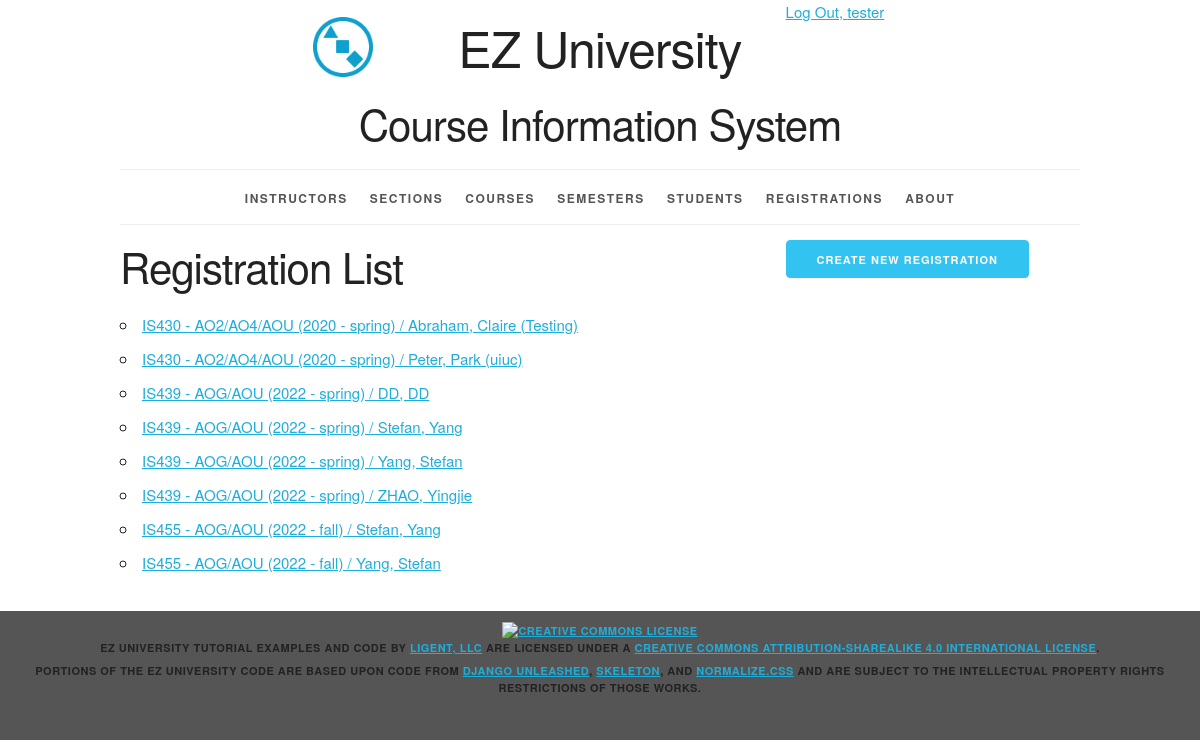
The app's page /registration/ (signed in) with its own data.
### courseinfo/models.py (models this page shows, shortened)
class Registration(models.Model):
    registration_id = models.AutoField(primary_key=True)
    student = models.ForeignKey(Student, related_name='registrations', on_delete=models.PROTECT)
    section = models.ForeignKey(Section, related_name='registrations', on_delete=models.PROTECT)
    def __str__(self):
        return '%s / %s' % (self.section, self.student)
    def get_absolute_url(self):
        return reverse('courseinfo_registration_detail_urlpattern',
                       kwargs={'pk':self.pk}
                       )
    class Meta:
        ordering = ['section', 'student']
        constraints = [
            UniqueConstraint(fields=['section', 'student'],
                             name='unique_registration')
        ]

class Section(models.Model):
    section_id = models.AutoField(primary_key=True)
    section_name = models.CharField(max_length=20)
    semester = models.ForeignKey(Semester, related_name='sections', on_delete=models.PROTECT)
    course = models.ForeignKey(Course, related_name='sections', on_delete=models.PROTECT)
    instructor = models.ForeignKey(Instructor, related_name='sections', on_delete=models.PROTECT)
    def __str__(self):
        return '%s - %s (%s)' % (self.course.course_number, self.section_name, self.semester.__str__())
    class Meta:
        ordering = ['course', 'section_name', 'semester']
        constraints = [
            UniqueConstraint(fields=['semester', 'course', 'section_name'],
                             name='unique_section')
        ]

class Course(models.Model):
    course_id = models.AutoField(primary_key=True)
    course_number = models.CharField(max_length=20)
    course_name = models.CharField(max_length=255)
    class Meta:
        ordering = ['course_number', 'course_name']
        constraints = [
            UniqueConstraint(fields=['course_number', 'course_name'], name='unique_course')
        ]

class Semester(models.Model):
    semester_id = models.AutoField(primary_key=True)
    year = models.ForeignKey(Year, related_name='semesters', on_delete=models.PROTECT)
    period = models.ForeignKey(Period, related_name='semesters', on_delete=models.PROTECT)
    def __str__(self):
        return '%s - %s' %(self.year.year, self.period.period_name)
    class Meta:
        ordering = ['year__year', 'period__period_sequence']
        constraints = [
            UniqueConstraint(fields=['year', 'period'], name='unique_semester')
        ]

class Year(models.Model):
    year_id = models.AutoField(primary_key=True)
    year = models.IntegerField(unique=True)
    class Meta:
        ordering = ['year']

class Period(models.Model):
    period_id = models.AutoField(primary_key=True)
    period_sequence = models.IntegerField(unique=True)
    period_name = models.CharField(max_length=45, unique=True)
    class Meta:
        ordering = ['period_sequence']

class Student(models.Model):
    student_id = models.AutoField(primary_key=True)
    first_name = models.CharField(max_length=45)
    last_name = models.CharField(max_length=45)
    disambiguator = models.CharField(max_length=45, blank=True, default='')
    def __str__(self):
        result = ''
        if self.disambiguator == '':
            result = '%s, %s' % (self.last_name, self.first_name)
        else:
            result = '%s, %s (%s)' % (self.last_name, self.first_name, self.disambiguator)
        return result
    class Meta:
        ordering = ['last_name', 'first_name', 'disambiguator']
        constraints = [
            UniqueConstraint(fields=['last_name', 'first_name', 'disambiguator'],
                             name='unique_student')
        ]

### courseinfo/views.py (the view)
class RegistrationList(LoginRequiredMixin, PermissionRequiredMixin,ListView):
    model = Registration
    permission_required = 'courseinfo.view_registration'

### courseinfo/templates/courseinfo/registration_list.html (shortened to what this page needs)
{% extends 'courseinfo/base.html' %}
{% block create_button %}
    {% if perms.courseinfo.add_student %}
      <a href="{% url 'courseinfo_registration_create_urlpattern' %}"
         class="button button-primary">
        Create New Registration</a>
    {% endif %}
{% endblock %}
{% block org_content %}
  <h2>Registration List</h2>
    <ul>
        {% for registration in registration_list %}
            <li>
                <a href="{{ registration.get_absolute_url }}">{{ registration }}</a>
            </li>
        {% empty %}
            <li><em>There are currently no registrations available.</em></li>
        {% endfor %}
    </ul>
{% endblock %}

### courseinfo/templates/courseinfo/base.html (shortened to what this page needs)
{% load static %}
<!DOCTYPE html>
<html lang="en">
<head>
    <link rel="stylesheet" type="text/css"
          href="{% static 'coursinfo/normalize.css' %}">
    <link rel="stylesheet" type="text/css"
          href="{% static 'courseinfo/skeleton.css' %}">
    <link rel="stylesheet" type="text/css"
          href="{% static 'courseinfo/style.css' %}">
</head>
<body>
<div class="container">
    <div class="status row">
        <div class="offset-by-eight four columns">
            <ul class="inline">
                {% if user.is_authenticated %}
                    <li><a href="{% url 'logout_urlpattern' %}">
                        Log Out, {{ user.get_username }}</a></li>
                {% else %}
                    <li><a href="{% url 'login_urlpattern' %}">
                        Log In</a></li>
                {% endif %}
            </ul>
        </div>
    </div>
    <header class="row">
        <div class="offset-by-one ten columns">
            <h1 class="logo">EZ University</h1>
            <h2>Course Information System</h2>
        </div>
    </header>
    <nav>
        <ul>
            {% if perms.courseinfo.view_instructor %}
                <li>
                    <a href="{% url 'courseinfo_instructor_list_urlpattern' %}">
                        Instructors</a></li>
            {% endif %}
            {% if perms.courseinfo.view_section %}
                <li>
                    <a href="{% url 'courseinfo_section_list_urlpattern' %}">
                        Sections</a></li>
            {% endif %}
            {% if perms.courseinfo.view_course %}
                <li>
                    <a href="{% url 'courseinfo_course_list_urlpattern' %}">
                        Courses</a></li>
            {% endif %}
            {% if perms.courseinfo.view_semester %}
                <li>
                    <a href="{% url 'courseinfo_semester_list_urlpattern' %}">
                        Semesters</a></li>
            {% endif %}
            {% if perms.courseinfo.view_student %}
                <li>
                    <a href="{% url 'courseinfo_student_list_urlpattern' %}">
                        Students</a></li>
            {% endif %}
            {% if perms.courseinfo.view_registration %}
                <li>
                    <a href="{% url 'courseinfo_registration_list_urlpattern' %}">
                        Registrations</a></li>
            {% endif %}
            <li>
                <a href="{% url 'about_urlpattern' %}">
                    About</a></li>
        </ul>
    </nav>
    <main>
        {% block content %}
            <div class="row">
                <section class="eight columns">
                    {% block org_content %}{% endblock %}
                </section>
                <section class="desktop four columns">
                    {% block create_button %}{% endblock %}
                </section>
            </div>
        {% endblock %}
    </main>
</div>
<footer>
    <p>
        <a rel="license" href="http://creativecommons.org/licenses/by-sa/4.0/">
            <img alt="Creative Commons License" style="border-width:0"
                 src="https://i.creativecommons.org/l/by-sa/4.0/88x31.png"/>
        </a><br/><span property="dct:title">EZ University Tutorial Examples and Code</span>
        by
        <a href="https://www.ligent.net" property="cc:attributionName"
           rel="cc:attributionURL">Ligent, LLC</a> are licensed under a
        <a rel="license" href="http://creativecommons.org/licenses/by-sa/4.0/">Creative Commons Attribution-ShareAlike
            4.0 International License</a>.
    </p>
    <p>Portions of the EZ University code are based upon code from
        <a href="https://django-unleashed.com">Django Unleashed</a>,
        <a href="http://getskeleton.com/">Skeleton</a>, and
        <a href="https://necolas.github.io/normalize.css/">Normalize.css</a> and
        are subject to the intellectual property rights restrictions of those works.
    </p>
</footer>
</body>
</html>

### courseinfo/static/courseinfo/skeleton.css (style rules this page uses)
.container { position: relative; width: 100%; max-width: 960px; margin: 0 auto; padding: 0 20px; box-sizing: border-box; }
.column, .columns { width: 100%; float: left; box-sizing: border-box; }
@media (min-width: 400px) { .container { width: 85%; padding: 0; } }
@media (min-width: 550px) { .container { width: 80%; } }
@media (min-width: 550px) { .column, .columns { margin-left: 4%; } }
@media (min-width: 550px) { .column:first-child, .columns:first-child { margin-left: 0; } }
@media (min-width: 550px) { .four.columns { width: 30.6666666667%; } }
@media (min-width: 550px) { .eight.columns { width: 65.3333333333%; } }
@media (min-width: 550px) { .ten.columns { width: 82.6666666667%; } }
@media (min-width: 550px) { .offset-by-one.column, .offset-by-one.columns { margin-left: 8.66666666667%; } }
@media (min-width: 550px) { .offset-by-eight.column, .offset-by-eight.columns { margin-left: 69.3333333333%; } }
html { font-size: 62.5%; }
body { font-size: 1.5em; line-height: 1.6; font-weight: 400; font-family: "Raleway", "HelveticaNeue", "Helvetica Neue", Helvetica, Arial, sans-serif; color: #222; }
h1, h2, h3, h4, h5, h6 { margin-top: 0; margin-bottom: 2rem; font-weight: 300; }
h1 { font-size: 4.0rem; line-height: 1.2; letter-spacing: -.1rem; }
h2 { font-size: 3.6rem; line-height: 1.25; letter-spacing: -.1rem; }
@media (min-width: 550px) { h1 { font-size: 5.0rem; } }
@media (min-width: 550px) { h2 { font-size: 4.2rem; } }
p { margin-top: 0; }
a { color: #1EAEDB; }
.button, button, input[type="submit"], input[type="reset"], input[type="button"] { display: inline-block; height: 38px; padding: 0 30px; color: #555; text-align: center; font-size: 11px; font-weight: 600; line-height: 38px; letter-spacing: .1rem; text-transform: uppercase; text-decoration: none; white-space: nowrap; background-color: transparent; border-radius: 4px; border: 1px solid #bbb; cursor: pointer; box-sizing: border-box; }
.button.button-primary, button.button-primary, input[type="submit"].button-primary, input[type="reset"].button-primary, input[type="button"].button-primary { color: #FFF; background-color: #33C3F0; border-color: #33C3F0; }
ul { list-style: circle inside; }
ol, ul { padding-left: 0; margin-top: 0; }
li { margin-bottom: 1rem; }
button, .button { margin-bottom: 1rem; }
pre, blockquote, dl, figure, table, p, ul, ol, form { margin-bottom: 2.5rem; }
.container:after, .row:after, .u-cf { content: ""; display: table; clear: both; }

### courseinfo/static/courseinfo/style.css (style rules this page uses)
.desktop { display: none; }
@media (min-width: 550px) { .desktop { display: block; } }
html { height: 100%; background-color: #555; }
body { background-color: white; }
body>div>header { text-align: center;; }
header h1 { display: inline-block; font-weight: normal; font-style: normal; width: 100%; margin-top: 0; padding-top: 0; }
.logo { padding-top: 50px; background-image: url("/static/courseinfo/logo.png"); background-size: 50px; background-repeat: no-repeat; background-position: top; }
@media (min-width: 750px) { .logo { padding-top: 0; background-size: contain; background-position: 0% 0%; } }
@media (min-width: 1000px) { .logo { background-position: 10% 0%; } }
@media (min-width: 1200px) { .logo { background-position: 15% 0%; } }
nav { border-top: 1px solid #eee; width: 100%; border-bottom: 1px solid #eee; margin: 0 0 1em; padding: 0; }
nav ul { margin: 0; padding: 1em 0; list-style-type: none; text-align: center; }
nav ul li { display: inline; padding: 0; margin: 0 0.25em; font-weight: 600; text-transform: uppercase; text-align: center; font-size: 1rem; letter-spacing: .10rem; }
@media (min-width: 400px) { nav ul li { letter-spacing: .15rem; font-size: 1.2rem; margin: 0 0.5em; } }
@media (min-width: 550px) { nav ul li { margin: 0 0.75em; } }
nav ul li a { color: #555; text-decoration: none; background-color: transparent; cursor: pointer; }
.inline { list-style-type: none; padding: 0; margin: 0 0 -0.5em; }
.inline li { display: inline; }
body>footer { width: 100%; background-color: #555; font-size: 1.1rem; letter-spacing: .05rem; font-weight: 600; text-transform: uppercase; text-align: center; padding: 1em 0; margin: 1em 0; }
body>footer p { margin-bottom: 0.5rem; }

### records on screen
Registration: section+student "IS430 - AO2/AO4/AOU (2020 - spring) / Abraham, Claire (Testing)"
Registration: section+student "IS430 - AO2/AO4/AOU (2020 - spring) / Peter, Park (uiuc)"
Registration: section+student "IS439 - AOG/AOU (2022 - spring) / DD, DD"
Registration: section+student "IS439 - AOG/AOU (2022 - spring) / Stefan, Yang"
Registration: section+student "IS439 - AOG/AOU (2022 - spring) / Yang, Stefan"
Registration: section+student "IS439 - AOG/AOU (2022 - spring) / ZHAO, Yingjie"
Registration: section+student "IS455 - AOG/AOU (2022 - fall) / Stefan, Yang"
Registration: section+student "IS455 - AOG/AOU (2022 - fall) / Yang, Stefan"

### other values on screen
{{ user.get_username }} "tester"
